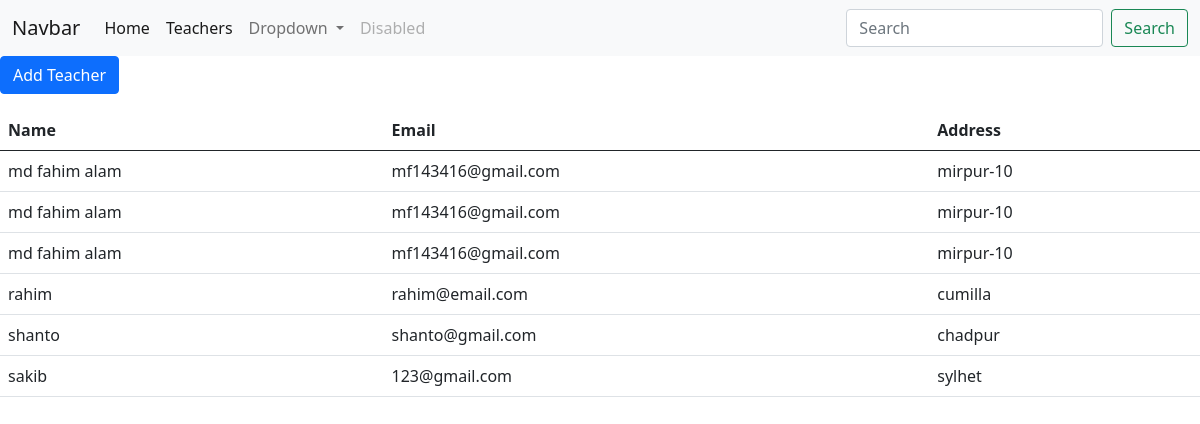
Screenshot of /teachers/ with the database file from the repository.
### school_app/models.py (models this page shows)
class TeacherModel(models.Model):
    name = models.CharField(max_length=100)
    address = models.CharField(max_length=100)
    email = models.EmailField()

### school_app/views.py (the view)
# urls.py: path('teachers/', teacher, name='teacher'),
def teacher(request):
    teachers = TeacherModel.objects.all()
    context = {
        'teachers': teachers
    }
    return render(request, 'teacher.html', context=context)

### school_app/templates/teacher.html (shortened to what this page needs)
{% extends 'master/base.html' %}
{% block body %}
<a href="{% url 'add-teacher' %}" class="btn btn-primary mb-3">
    Add Teacher
</a>
<table class="table">
  <thead>
    <tr>
      <th>Name</th>
      <th>Email</th>
      <th>Address</th>
    </tr>
  </thead>
  <tbody>
    {% for teacher in teachers %}
    <tr>
      <td>{{ teacher.name }}</td>
      <td>{{ teacher.email }}</td>
      <td>{{ teacher.address }}</td>
    </tr>
    {% endfor %}
  </tbody>
</table>
{% endblock body %}

### school_app/templates/master/base.html (shortened to what this page needs)
<!doctype html>
<html lang="en">
  <head>
    <link href="https://cdn.jsdelivr.net/npm/bootstrap@5.0.2/dist/css/bootstrap.min.css" rel="stylesheet">
  </head>
  <body>
   {% include 'master/nav.html' %}
   {% block body %}
   {% endblock body %}
  </body>
</html>

### school_app/templates/master/nav.html (shortened to what this page needs)
<nav class="navbar navbar-expand-lg navbar-light bg-light">
  <div class="container-fluid">
    <a class="navbar-brand" href="#">Navbar</a>
    <div class="collapse navbar-collapse" id="navbarSupportedContent">
      <ul class="navbar-nav me-auto mb-2 mb-lg-0">
        <li class="nav-item">
          <a class="nav-link active" aria-current="page" href="{% url 'home' %}">Home</a>
        </li>
        <li class="nav-item">
          <a class="nav-link active" href="{% url 'teacher' %}">Teachers</a>
        </li>
        <li class="nav-item dropdown">
          <a class="nav-link dropdown-toggle" href="#" id="navbarDropdown" role="button" data-bs-toggle="dropdown" aria-expanded="false">
            Dropdown
          </a>
        </li>
        <li class="nav-item">
          <a class="nav-link disabled" href="#" tabindex="-1" aria-disabled="true">Disabled</a>
        </li>
      </ul>
      <form class="d-flex">
        <input class="form-control me-2" type="search" placeholder="Search" aria-label="Search">
        <button class="btn btn-outline-success" type="submit">Search</button>
      </form>
    </div>
  </div>
</nav>

### rows the page displays
TeacherModel: name "md fahim alam", email "mf143416@gmail.com", address "mirpur-10"
TeacherModel: name "md fahim alam", email "mf143416@gmail.com", address "mirpur-10"
TeacherModel: name "md fahim alam", email "mf143416@gmail.com", address "mirpur-10"
TeacherModel: name "rahim", email "rahim@email.com", address "cumilla"
TeacherModel: name "shanto", email "shanto@gmail.com", address "chadpur"
TeacherModel: name "sakib", email "123@gmail.com", address "sylhet"
